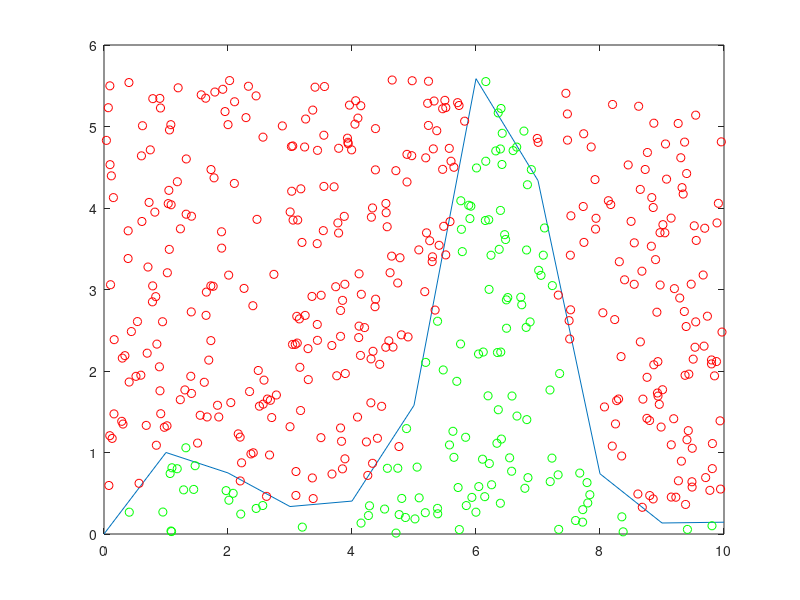

Reproduce this figure in MATLAB.
clear all

a = 0;
b = 10;
n = 10;
h = ((b-a)/n);
x = a : h : b;
l = length(x);
F = 'x.^cos(x)';
f = inline(F);

% Rectangle's method
i1 = h * (sum(f(x)) - f(b));
disp('Rectangles method');
disp(i1);

% Trapezow method
sum = 0;
for i = 2 : (l - 1)
    sum = sum + f(x(i));
end
sum = sum + (f(a)/2) + (f(b)/2);
i2 = sum * h;

disp('Trapezow method');
disp(i2);

% Simpson's method
sum1 = 0;
sum2 = 0;
for i = 2 : (l - 1)
    if (mod(i, 2) == 0)
       sum1 = sum1 + f(x(i));
    else
       sum2 = sum2 + f(x(i));
    end
end
sum1 = sum1 * 4;
sum2 = sum2 * 2;

sum = sum1 + sum2 + f(a) + f(b);
i3 = (h/3) * sum;

disp('Simpsons method');
disp(i3);

% quad() function
i4 = quad(f, a, b);
disp('quad() function');
disp(i4);

% Monte Carlo method
plot(x, f(x));
hold on
shots = 500;
hit = 0;
fmax = max(f(x));
for i = 1 : shots
    randX = rand() * (b - a);
    randY = rand() * fmax;
    if (f(randX) >= randY)
        % If the point is under the function
        hit = hit + 1;
        plot(randX, randY, 'og')
        hold on
    else
        plot(randX, randY, 'or')
        hold on
    end
end
% Number of shots that fit the area under the function
% Multiplied by the area of rectangle 
% x=(a, b); y=(fmin, fmax)
i5 = (hit/shots) * ((b - a) * fmax) ;
disp('Monte Carlo method');
disp(i5);

hold off
